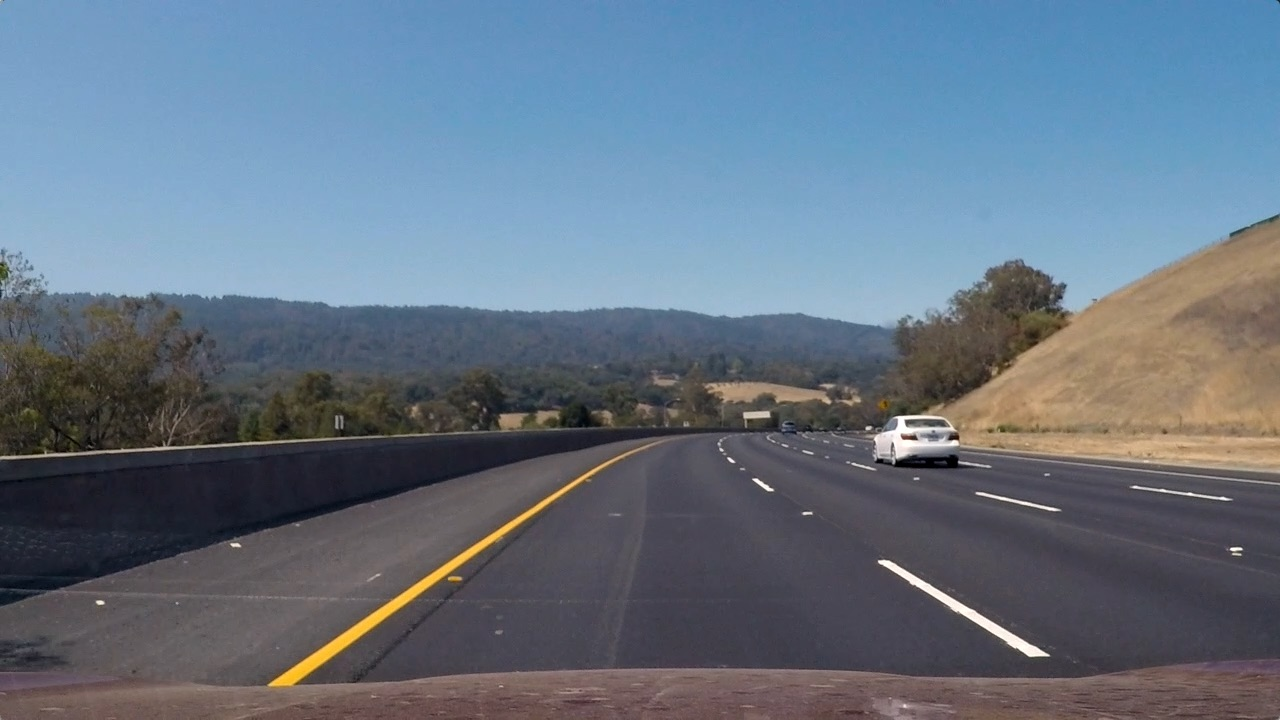
#> input picture mytest/test3.jpg, 1280 x 720 px, found by its file name
$ python perspective.py
#> lines starting #> are read from the running program, lines starting #| are printed output that depends on the picture; after the words box and inside, x2 and y2 are one past the last pixel; in counts of white or black regions, pixels touching at a corner belong together
import pickle
import cv2
import numpy as np
import matplotlib.pyplot as plt
import matplotlib.image as mpimg

# Read in the saved camera matrix and distortion coefficients
dist_pickle = pickle.load(open("dist_pickle.p", "rb"))
#> (reads dist_pickle.p from the repository)
mtx = dist_pickle["mtx"]
dist = dist_pickle["dist"]

# Read in an image
img = cv2.imread('./test_images/test3.jpg')
#> img is the input picture: shape (720, 1280, 3); mean B, G, R 130.7, 115.3, 101.1
#img = cv2.imread('./output_images/binary.jpg')

img_size = (img.shape[1], img.shape[0])
#> img_size = (1280, 720)

src2 = np.float32(
    [[(img_size[0] / 2) - 55, img_size[1] / 2 + 100],
    [((img_size[0] / 6) - 10), img_size[1]],
    [(img_size[0] * 5 / 6) + 60, img_size[1]],
    [(img_size[0] / 2 + 55), img_size[1] / 2 + 100]])
dst2 = np.float32(
    [[(img_size[0] / 4), 0],
    [(img_size[0] / 4), img_size[1]],
    [(img_size[0] * 3 / 4), img_size[1]],
    [(img_size[0] * 3 / 4), 0]])

p1 = [600,460]
p2 = [228,720]
p3 = [1142,720]
p4 = [720,460]

srcPts = np.float32([p1, p2, p3, p4])
dstPts = np.float32(
    [[(img_size[0] / 4), 0],
    [(img_size[0] / 4), img_size[1]],
    [(img_size[0] * 3 / 4), img_size[1]],
    [(img_size[0] * 3 / 4), 0]])


def draw_quadrangle(img, p1, p2, p3, p4, color=(0,0,255), pen_size=2):

    line_img = cv2.line(img, tuple(p1), tuple(p2), color, pen_size)
    line_img = cv2.line(line_img, tuple(p2), tuple(p3), color, pen_size)
    line_img = cv2.line(line_img, tuple(p3), tuple(p4), color, pen_size)
    line_img = cv2.line(line_img, tuple(p4), tuple(p1), color, pen_size)

    return line_img

def persp_trans(img, src, dst):

    M = cv2.getPerspectiveTransform(src, dst)
    Minv = cv2.getPerspectiveTransform(dst, src)

    persp_pickle = {}
    persp_pickle["PerspM"] = M
    persp_pickle["PerspMinv"] = Minv
    pickle.dump(persp_pickle, open("persp_pickle.p", "wb"))

    warped = cv2.warpPerspective(img, M, (img.shape[1], img.shape[0]), flags=cv2.INTER_LINEAR)
    unwarped = cv2.warpPerspective(warped, Minv, (img.shape[1], img.shape[0]), flags=cv2.INTER_LINEAR)

    return warped, unwarped, M


def undist_persp_trans(img, mtx, dist, src, dst):

    persp_pickle = {}

    undist = cv2.undistort(img, mtx, dist, None, mtx)
    line_img = cv2.line(undist, tuple(p1), tuple(p2), (0,0,255), 2)
    line_img = cv2.line(line_img, tuple(p2), tuple(p3), (0,0,255), 2)
    line_img = cv2.line(line_img, tuple(p3), tuple(p4), (0,0,255), 2)
    line_img = cv2.line(line_img, tuple(p4), tuple(p1), (0,0,255), 2)

    M = cv2.getPerspectiveTransform(src, dst)
    Minv = cv2.getPerspectiveTransform(dst, src)

    persp_pickle["PerspM"] = M
    persp_pickle["PerspMinv"] = Minv
    pickle.dump(persp_pickle, open("persp_pickle.p", "wb"))

    warped = cv2.warpPerspective(undist, M, (img.shape[1], img.shape[0]), flags=cv2.INTER_LINEAR)
    unwarped = cv2.warpPerspective(warped, Minv, (img.shape[1], img.shape[0]), flags=cv2.INTER_LINEAR)

    return warped, unwarped, line_img, undist, M

#warp, warp_inv, lines, undistorted, perspective_M = undist_persp_trans(img, mtx, dist, srcPts, dstPts)

undist = cv2.undistort(img, mtx, dist, None, mtx)
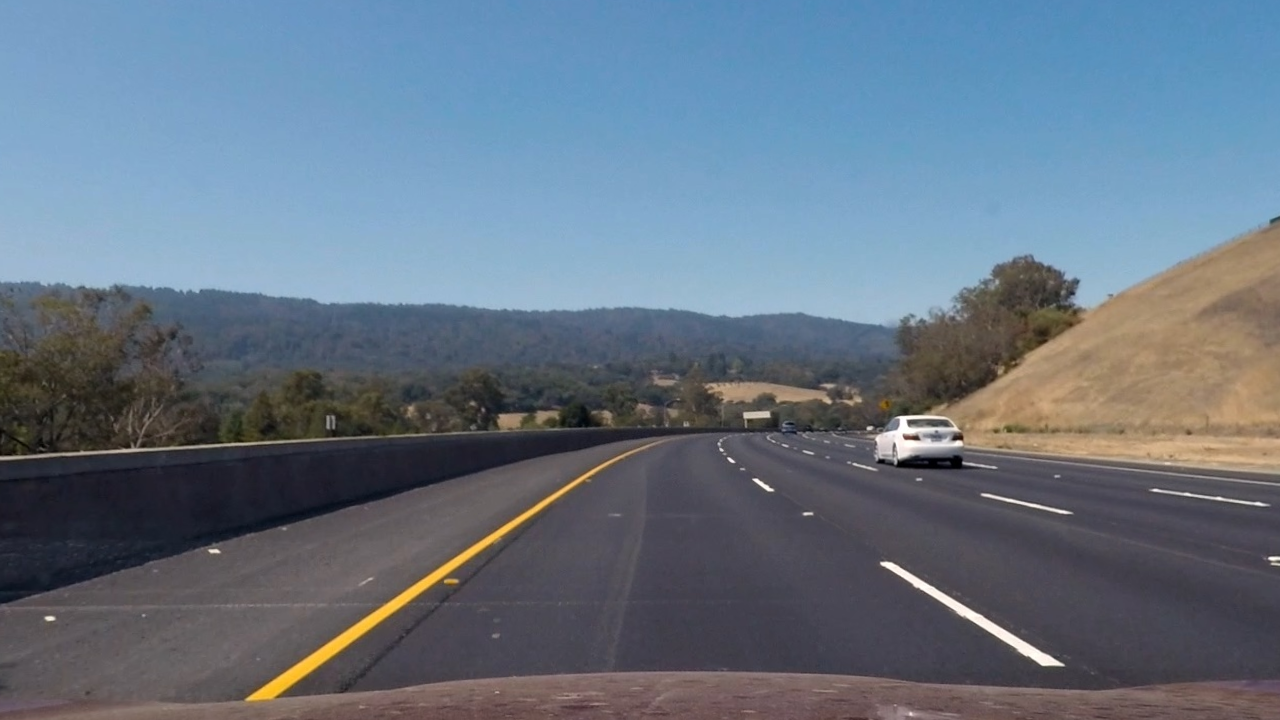
#> undist: shape (720, 1280, 3); mean B, G, R 131, 115.9, 101.6
line_img = draw_quadrangle(undist, p1, p2, p3, p4)
#> in draw_quadrangle, `line_img = cv2.line(line_img, tuple(p3), tuple(p4), color, pen_size)`:
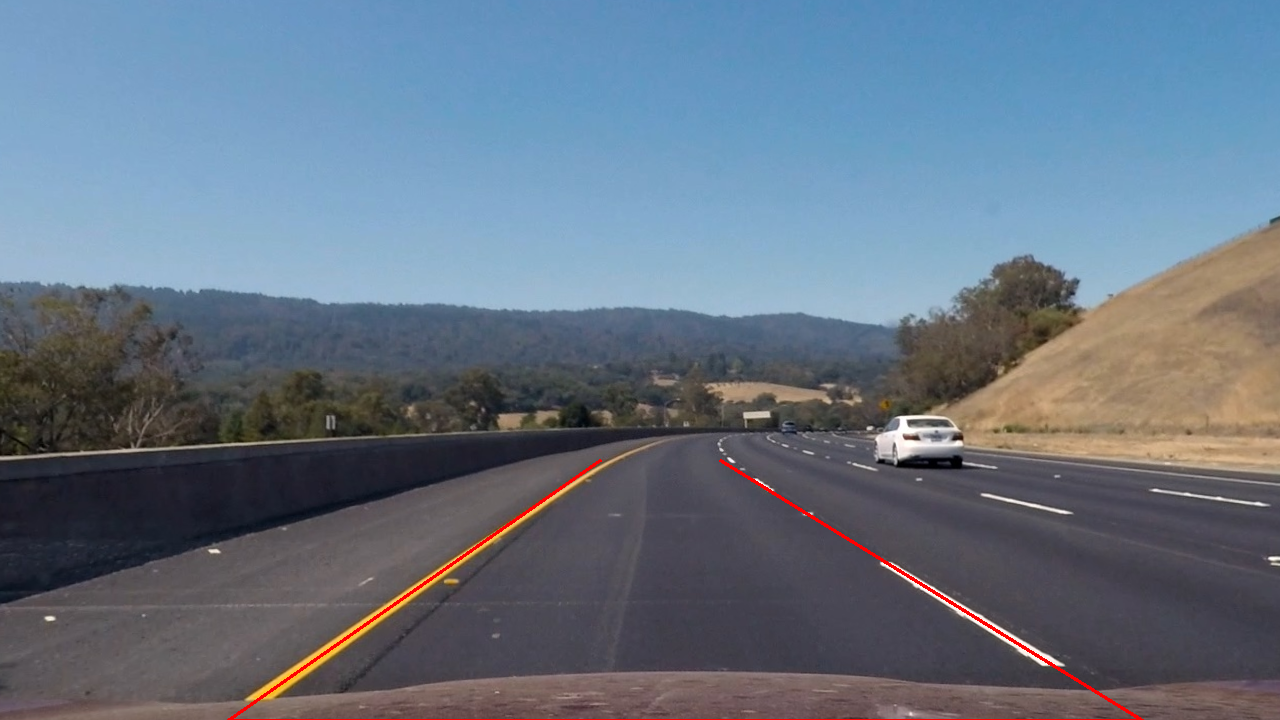
#> line_img: shape (720, 1280, 3); mean B, G, R 130.5, 115.3, 102
#> in draw_quadrangle, `line_img = cv2.line(line_img, tuple(p4), tuple(p1), color, pen_size)`: line_img: shape (720, 1280, 3); 0.04% of pixels changed, all inside (x1, y1, x2, y2) = (601, 459, 720, 462)
warp, warp_inv, M = persp_trans(line_img, srcPts, dstPts)
#> in persp_trans, `warped = cv2.warpPerspective(img, M, (img.shape[1], img.shape[0]), fla..`:
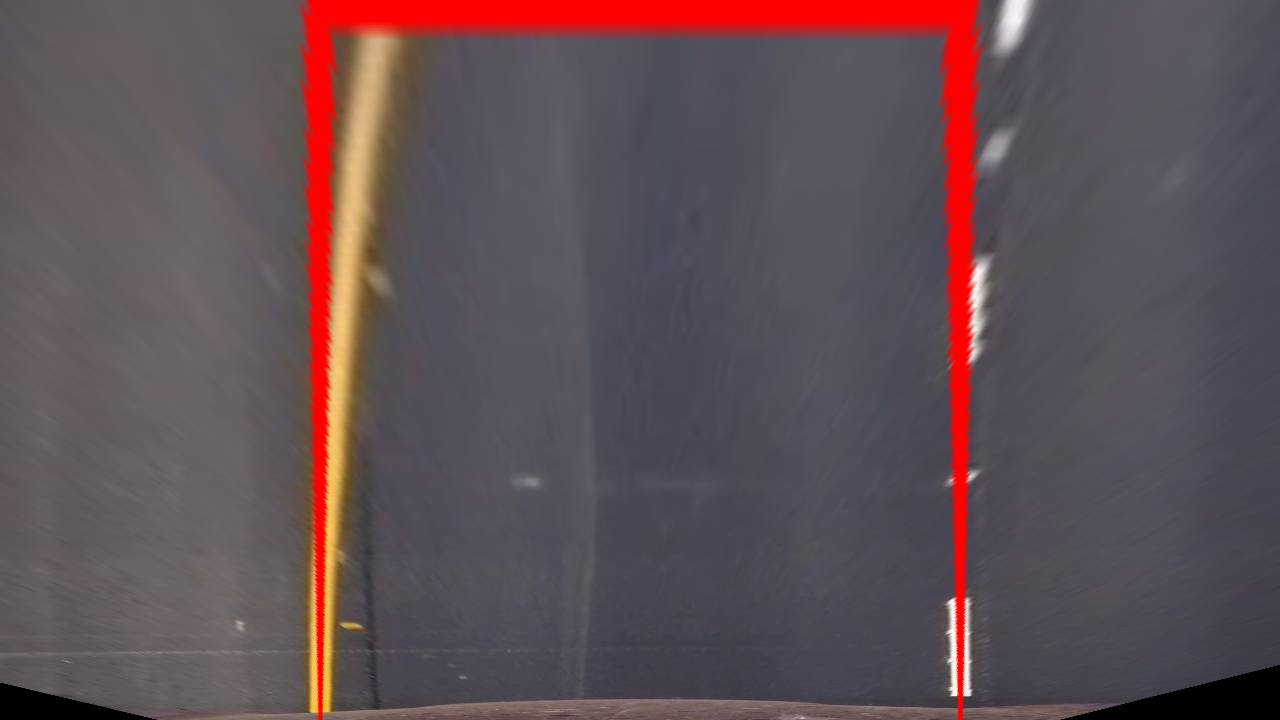
#> warped: shape (720, 1280, 3); mean B, G, R 84.9, 79.7, 96.8
#> in persp_trans, `unwarped = cv2.warpPerspective(warped, Minv, (img.shape[1], img.shape[..`:
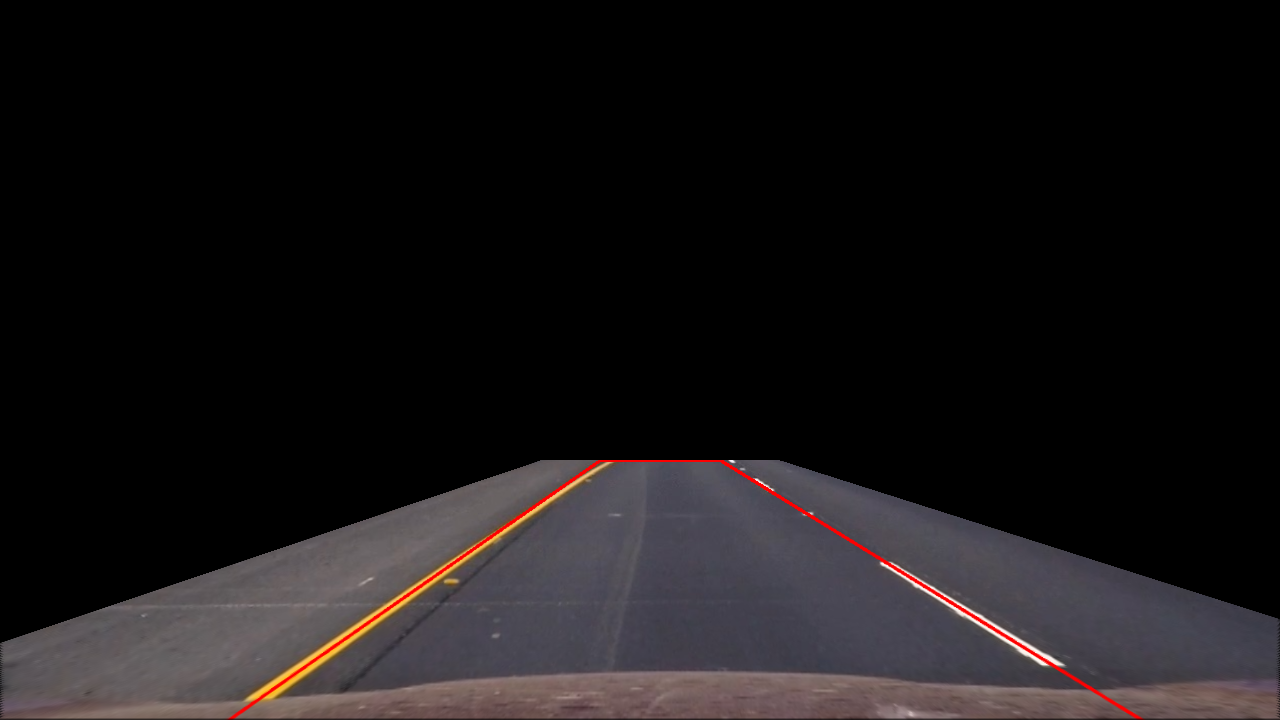
#> unwarped: shape (720, 1280, 3); mean B, G, R 22.4, 21.3, 24.3
#> M = [[-0.498, -1.47, 946.7], [-1.99e-16, -1.97, 906.2], [3.12e-19, -0.00238, 1]]

cv2.imwrite('./output_images/lines.jpg', line_img)
cv2.imwrite('./output_images/warped.jpg', warp)
cv2.imwrite('./output_images/unwarped.jpg', warp_inv)
